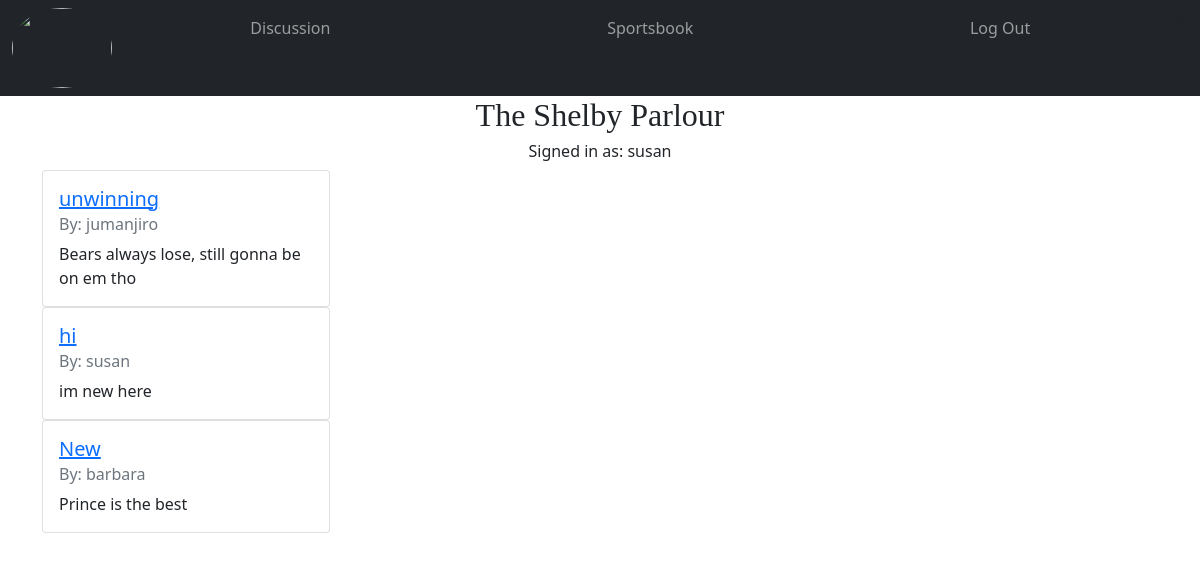
The app's page / (signed in) with its own data.
### app/models.py (models this page shows, shortened)
class User(db.Model, UserMixin):
    id = db.Column(db.Integer, primary_key=True)
    email = db.Column(db.String(50), nullable=False, unique=True)
    username = db.Column(db.String(50), nullable=False, unique=True)
    password = db.Column(db.String(256), nullable=False)
    date_created = db.Column(db.DateTime, nullable=False, default=datetime.utcnow)
    posts = db.relationship('Post', backref='author', lazy='dynamic')

class Post(db.Model):
    id = db.Column(db.Integer, primary_key=True)
    title = db.Column(db.String(50), nullable=False)
    body = db.Column(db.String(255), nullable=False)
    date_created = db.Column(db.DateTime, nullable=False, default=datetime.utcnow)
    user_id = db.Column(db.Integer, db.ForeignKey('user.id'))

### app/routes.py (the view)
@app.route('/')
def index():
    posts = Post.query.all()
    return render_template('index.html', posts=posts)

### app/models.py (called while the page is built)
@login.user_loader
def load_user(user_id):
    return User.query.get(user_id)

### app/templates/index.html (shortened to what this page needs)
{% extends 'base.html' %}
{% block content %}
<h2 class="text-center" style="font-family: Cambria">The Shelby Parlour</h2>
{% if current_user.is_authenticated %}
    <h6 class="text-center">Signed in as: {{ current_user.username }}</h6>
    {% for post in posts %}
        <div class="card" style="width: 18rem;">
            <div class="card-body">
                <a href="{{ url_for('view_post', post_id=post.id) }}">
                    <h5 class="card-title">{{ post.title }}</h5>
                </a>
                <h6 class="card-subtitle mb-2 text-muted">By: {{ post.author.username }}</h6>
                <p class="card-text">{{ post.body }}</p>
            </div>
        </div>
    {% endfor %}
{% else %}
    <h4 class="text-center">Please Sign Up or Log In to view posts</h4>
{% endif %}
{% endblock content %}

### records on screen
User: username "susan"
Post: title "unwinning", author.username "jumanjiro", body "Bears always lose, still gonna be on em tho"
Post: title "hi", author.username "susan", body "im new here"
Post: title "New", author.username "barbara", body "Prince is the best"
